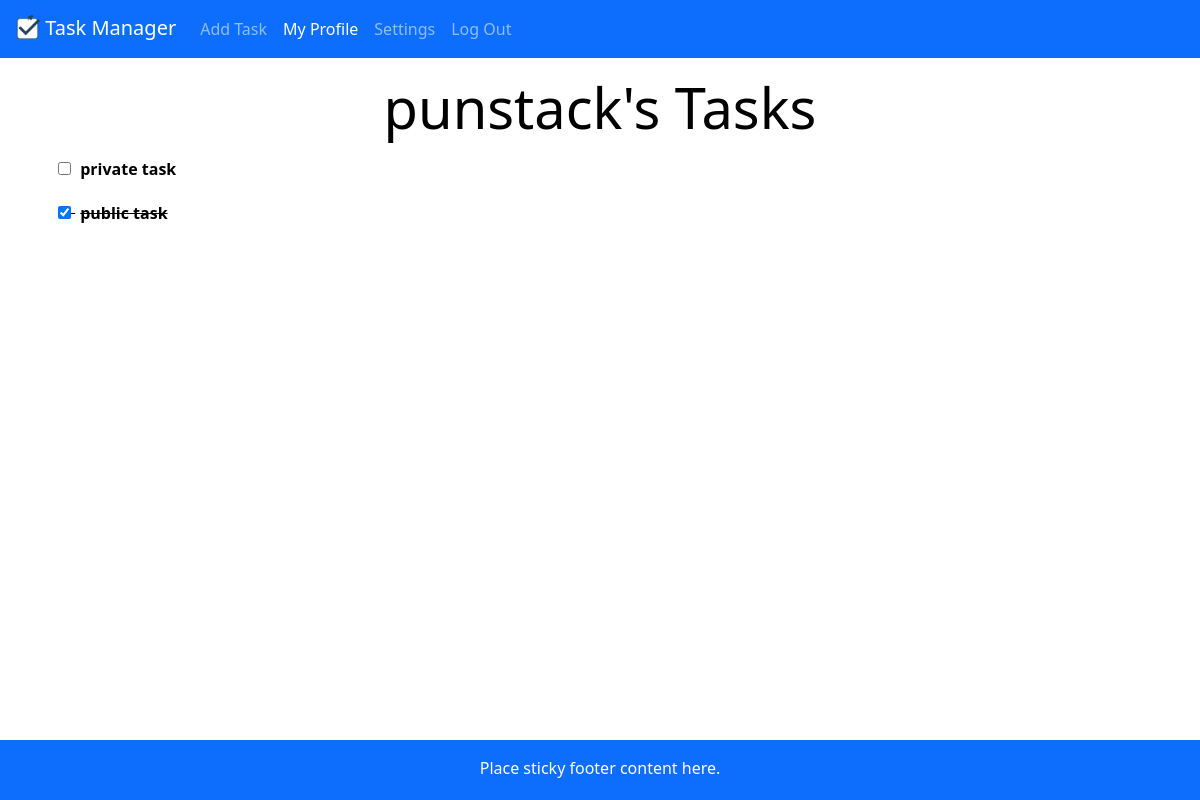
The page /punstack (signed in) on the database its author committed.
### app.py (models this page shows, shortened)
class User(db.Model):
    __tablename__ = 'User'
    id = db.Column(db.String(36), primary_key = True, default=lambda: str(uuid.uuid4()))
    user = db.Column(db.String(20), unique = True, nullable = False) # stores original case of username
    user_lower = db.Column(db.String(20), unique = True, nullable = False) # stores lower case version of username
    email = db.Column(db.String(100), unique = True, nullable = False)
    email_lower = db.Column(db.String(100), unique = True, nullable = False)
    password = db.Column(db.String(50), nullable = False)
    tasks = db.relationship('Task', backref='user', lazy = True, cascade = 'all, delete-orphan')
    friends = db.relationship('User',
                              secondary = friends,
                              primaryjoin = (friends.c.user_id == id),
                              secondaryjoin = (friends.c.friend_id == id),
                              backref = db.backref('friended_by', lazy = 'dynamic'), # for loading 'friended_by'
                              lazy = 'dynamic') # for loading 'friends'

class Task(db.Model):
    __tablename__ = 'Task'
    id = db.Column(db.Integer, primary_key = True)
    title = db.Column(db.String(100), nullable = False)
    description = db.Column(db.String(200), default = None)
    due_date = db.Column(db.Date, default = None)
    completed = db.Column(db.Boolean, default = False)
    task_status = db.Column(db.Boolean, default = False, nullable = False) # False = private, True = public (easier to implement when viewing user page)
    user_id = db.Column(db.String(36), db.ForeignKey('User.id', ondelete='CASCADE'), nullable = False) # matches id in "User" class
    subtasks = db.relationship('Subtask', backref='task', lazy = True, cascade = 'all, delete-orphan')

### app.py (the view, shortened to what this page needs)
@app.route("/<user>", methods = ["GET", "POST"])
def user_page(user):
    if "user" in session:
        info = {
            'stored_user': User.query.filter_by(user_lower=session["user"].lower()).first(),
            'viewed_user': None,
            'tasks': None,
        }
        if not info["stored_user"]:
            flash("Your account has been deleted. Please log in again.", "error")
            session.pop("user", None)
            return redirect(url_for("login"))
        if user.lower() == info["stored_user"].user_lower:
            info["tasks"] = info["stored_user"].tasks
            return render_template("user.html", user = info["stored_user"].user, info = info)
    flash("To view profiles, you need to log in first.", "info")
    return redirect(url_for("login"))

### app.py (called while the page is built)
@app.before_request
def check_user_existence():
    if "user" in session:
        user_lower = session["user"].lower()
        if not User.query.filter_by(user_lower=user_lower).first():
            session.pop("user", None)
            return redirect(url_for("login"))

### templates/user.html (shortened to what this page needs)
{% extends "layout.html" %}
{% block user_status %}active{% endblock %}
{% block settings_status %}{% endblock %}
{% block add_status %}{% endblock %}
{% block content %}
<div class="position-relative m-md-3">
  <div>
    <h1 class="h3 mb-3 display-4 font-weight-normal text-center">{{ user }}'s Tasks</h1>
  </div>
  {% if user != session.get("user") %}
    {% for task in info["tasks"] %}
      {% if task.task_status == True %}
      <span {% if task.completed %} style="text-decoration: line-through" {% endif %}>
        <div class="task">
          <input type="checkbox" class="task-checkbox" {% if task.completed %}checked{% endif %} onclick="updateTaskStatus(this, {{ task.id }})" disabled>
          <span class="task-name">{{ task.title }}</span>
          <div class="task-details">
            {% if task.description %}
            <span class="task-description">{{ task.description }}</span><br>
            {% endif %}
            {% if task.due_date %}
            <span class="task-due-date">{{ task.due_date }}</span><br>
            {% endif %}
            {% for subtask in task.subtasks %}
            <input type="checkbox" class="subtask-checkbox" onclick="updateSubtaskStatus(this, {{ subtask.id }})" {% if subtask.completed %}checked{% endif %} disabled>
            <span class="subtask-name">{{ subtask.title }}</span><br>
            {% endfor %}
          </div>
        </div>
      </span>
      {% endif %}
    {% endfor %}
  {% else %}
    {% for task in info["tasks"] %}
      <span {% if task.completed %} style="text-decoration: line-through" {% endif %}>
        <div class="task">
          <input type="checkbox" class="task-checkbox" {% if task.completed %}checked{% endif %} onclick="updateTaskStatus(this, {{ task.id }})">
          <span class="task-name">{{ task.title }}</span>
        </div>
      </span>
      {% endfor %}
  {% endif %}
</div>
{% endblock %}

### static/style.css (style rules this page uses)
body { min-height: 100vh; display: flex; flex-direction: column; color: #000000 }
h1 { color: #517EF7 }
.task { margin-bottom: 20px; color: black; }
.task-name { font-weight: bold; margin-left: 5px; }

### templates/layout.html (style rules this page uses)
html, body { height: 100%; margin: 0; }
body { display: flex; flex-direction: column; }

### rows shown on the page
User: user "punstack"
Task: title "private task"
Task: completed "☑", title "public task"
